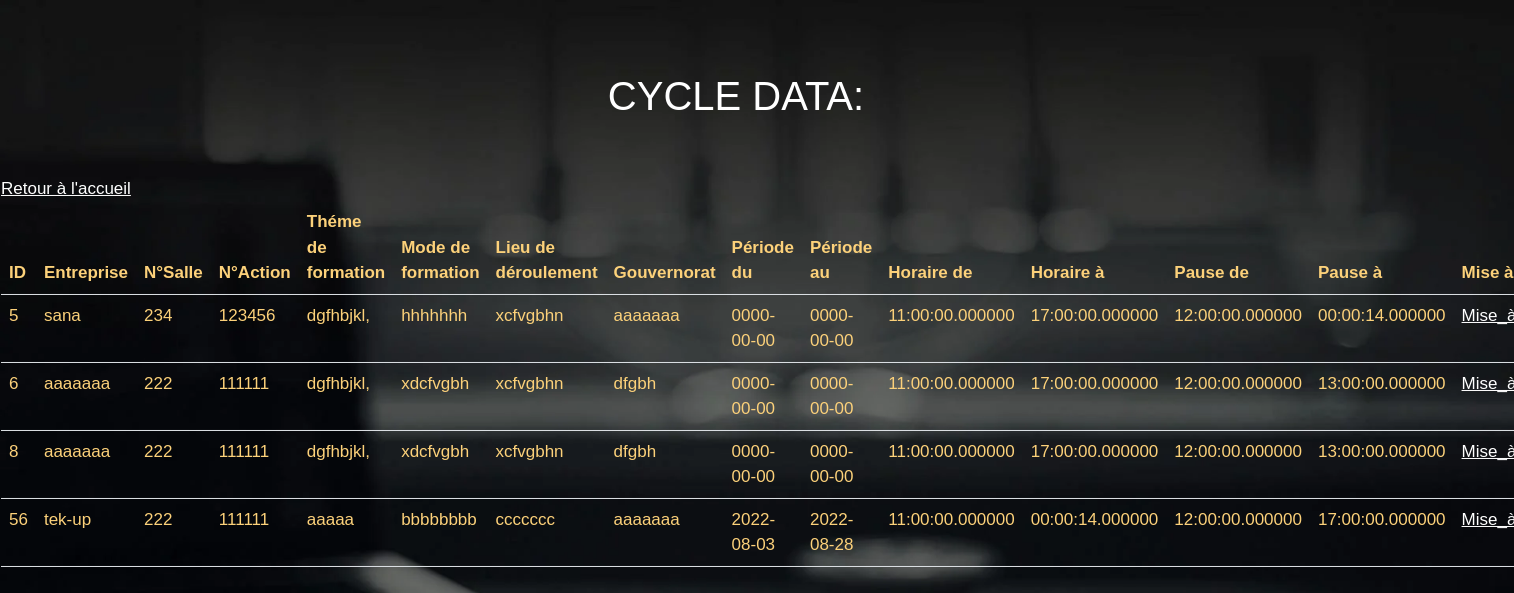
Screenshot of /showdb.php with the database file from the repository.
### tables this page shows
CREATE TABLE `cycle` (
  `ID` int(11) NOT NULL,
  `Entreprise` varchar(40) NOT NULL,
  `NSalle` varchar(3) NOT NULL,
  `NAction` int(255) NOT NULL,
  `Themedeformation` varchar(40) NOT NULL,
  `Modedeformation` varchar(30) NOT NULL,
  `Lieudederoulement` varchar(40) NOT NULL,
  `Gouvernorat` varchar(20) NOT NULL,
  `Periodedu` date NOT NULL,
  `Periodeau` date NOT NULL,
  `Horairede` time(6) NOT NULL,
  `Horairea` time(6) NOT NULL,
  `Pausede` time(6) NOT NULL,
  `Pausea` time(6) NOT NULL
);

### showdb.php (the view, shortened to what this page needs)
<!DOCTYPE html>
<html>
<head>
	<link href="https://cdn.jsdelivr.net/npm/bootstrap@5.2.0/dist/css/bootstrap.min.css" rel="stylesheet">
	<link rel="stylesheet" type="text/css" href="./style7.css">
</head>
<body style="margin: 50px;">
	<div class="cycle-form">
		<h1 style="text-align:center;">Cycle Data:</h1>
	 	<br>
	 	<table class="table">
	 		<thead>
	 			<tr>
	 				<th>ID</th>
	 				<th>Entreprise</th>
	 				<th>N°Salle</th>
	 				<th>N°Action</th>
	 				<th>Théme de formation</th>
	 				<th>Mode de formation</th>
	 				<th>Lieu de déroulement</th>
	 				<th>Gouvernorat</th>
	 				<th>Période du</th>
	 				<th>Période au</th>
	 				<th>Horaire de</th>
	 				<th>Horaire à</th>
	 				<th>Pause de</th>
	 				<th>Pause à</th>
	 				<th>Mise à jour</th>
	 			</tr>
	 		</thead>
	    	<tbody>
	 			<?php
	 				$connc = mysqli_connect("localhost", "root", "", "formulaire");
	 				$sql = "SELECT * FROM cycle ORDER BY ID";
	 				$requete = mysqli_query($connc, $sql);
	 				while ($result = mysqli_fetch_object($requete)){
	 					echo("<tr><td>".$result->ID."</td>
	 						<td>".$result->Entreprise."</td>
	 						<td>".$result->NSalle."</td>
	 						<td>".$result->NAction."</td>
	 						<td>".$result->Themedeformation."</td>
	 						<td>".$result->Modedeformation."</td>
	 						<td>".$result->Lieudederoulement."</td>
	 						<td>".$result->Gouvernorat."</td>
	 						<td>".$result->Periodedu."</td>
	 						<td>".$result->Periodeau."</td>
	 						<td>".$result->Horairede."</td>
	 						<td>".$result->Horairea."</td>
	 						<td>".$result->Pausede."</td>
	 						<td>".$result->Pausea."</td>
	 						<td>"."<a href=\"update.php?ID=".$result->ID."\">Mise_à_jour</a></td>
	 						<td>"."<a href=\"delete.php?ID=".$result->ID."\">supprimer</a></td></tr>\n");
	 				}
	 			?>
	 		</tbody>
	 	<a href="welcomepage.php">Retour à l'accueil</a>
	 	</table>
 	</div>
</body>
</html>

### style7.css (style rules this page uses)
* { padding: 0; margin: 0; font-family: sans-serif; }
body { background: url('./lg_bg_img.jpg') no-repeat; background-size: cover; background-attachment: fixed; }
.cycle-form { width: 350px; position: absolute; color: #fff; left: 50%; transform: translate(-216%, -5%); font-size: 17px; }
.cycle-form h1 { font-size: 40px; text-align: center; top: 500px; left: 50%; transform: translate(160%, 20%); text-transform: uppercase; margin: 40px 0; }
.cycle-form tr { color: rgb(252, 209, 122); }
.cycle-form th { color: rgb(252, 209, 122); }
.cycle-form td { color: rgb(252, 209, 122); }
.cycle-form a { color: #fff; }

### rows the page displays
cycle: ID "5", Entreprise "sana", NSalle "234", NAction "123456", Themedeformation "dgfhbjkl,", Modedeformation "hhhhhhh", Lieudederoulement "xcfvgbhn", Gouvernorat "aaaaaaa", Periodedu "0000-00-00", Periodeau "0000-00-00", Horairede "11:00:00.000000", Horairea "17:00:00.000000", Pausede "12:00:00.000000", Pausea "00:00:14.000000"
cycle: ID "6", Entreprise "aaaaaaa", NSalle "222", NAction "111111", Themedeformation "dgfhbjkl,", Modedeformation "xdcfvgbh", Lieudederoulement "xcfvgbhn", Gouvernorat "dfgbh", Periodedu "0000-00-00", Periodeau "0000-00-00", Horairede "11:00:00.000000", Horairea "17:00:00.000000", Pausede "12:00:00.000000", Pausea "13:00:00.000000"
cycle: ID "8", Entreprise "aaaaaaa", NSalle "222", NAction "111111", Themedeformation "dgfhbjkl,", Modedeformation "xdcfvgbh", Lieudederoulement "xcfvgbhn", Gouvernorat "dfgbh", Periodedu "0000-00-00", Periodeau "0000-00-00", Horairede "11:00:00.000000", Horairea "17:00:00.000000", Pausede "12:00:00.000000", Pausea "13:00:00.000000"
cycle: ID "56", Entreprise "tek-up", NSalle "222", NAction "111111", Themedeformation "aaaaa", Modedeformation "bbbbbbbb", Lieudederoulement "ccccccc", Gouvernorat "aaaaaaa", Periodedu "2022-08-03", Periodeau "2022-08-28", Horairede "11:00:00.000000", Horairea "00:00:14.000000", Pausede "12:00:00.000000", Pausea "17:00:00.000000"
